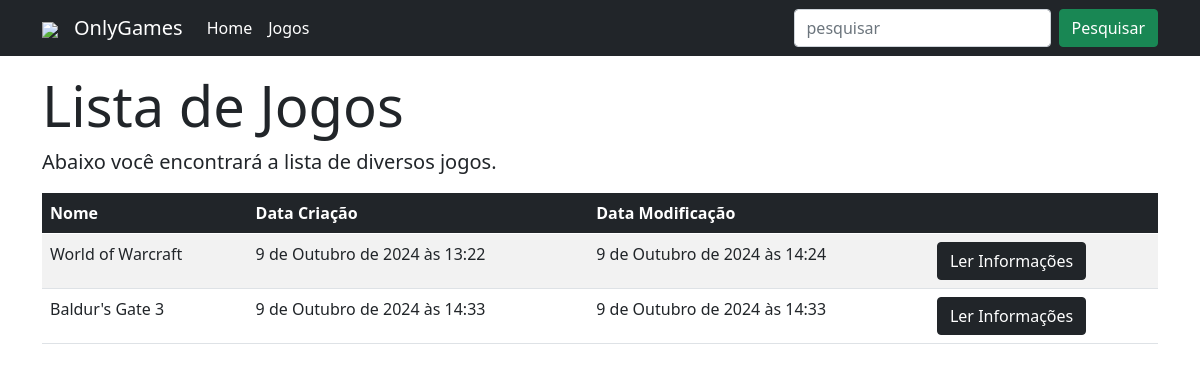
The app's page /lista/ with its own data.
### games/models.py (models this page shows, shortened)
class Jogo(models.Model):
    nome = models.CharField(max_length=200)
    descricao = models.TextField()
    url_foto = models.CharField(max_length=1000)
    data_criacao = models.DateTimeField(auto_now_add=True)
    data_modificacao = models.DateTimeField(auto_now=True)

### games/views.py (the view)
# urls.py: path('lista/', views.lista, name='lista'),
def lista(request):
    pesquisa = request.GET.get('pesquisa')
    if pesquisa:
        jogos = Jogo.objects.filter(nome__icontains=pesquisa)
    else:
        jogos = Jogo.objects.all()
    context = {
        'jogos': jogos
    }
    return render(request, 'games/lista.html', context=context)

### games/templates/games/lista.html (shortened to what this page needs)
{% extends 'base.html' %}
{% block content %}
<div class="jumbotron">
    <h1 class="display-4 mt-3">Lista de Jogos</h1>
    <p class="lead">Abaixo você encontrará a lista de diversos jogos.</p>
</div>
<table class="table table-striped">
    <thead>
        <tr class="table-dark">
          <th scope="col">Nome</th>
          <th scope="col">Data Criação</th>
          <th scope="col">Data Modificação</th>
          <th></th>
        </tr>
      </thead>
      <tbody>
        {% for jogo in jogos %}
        <tr>
            <td>{{ jogo.nome}}</td>
            <td>{{ jogo.data_criacao}}</td>
            <td>{{ jogo.data_modificacao}}</td>
            <td>
              <a class="btn btn-dark" href="{% url 'detalhe' jogo.id %}">Ler Informações</a>
            </td>
        </tr>
        {% endfor %}
    </tbody>
</table>
{% endblock %}

### games/templates/base.html (shortened to what this page needs)
<!doctype html>
{% load static %}
<html lang="pt-br">
  <head>
    <link href="https://cdn.jsdelivr.net/npm/bootstrap@5.0.2/dist/css/bootstrap.min.css" rel="stylesheet">
  </head>
  <body>
    {% include 'games/navbar.html' %}
    <div class="container">
      {% block content %}
      {% endblock %}
    </div>
  </body>
</html>

### games/templates/games/navbar.html (shortened to what this page needs)
{% load static %}
<nav class="navbar navbar-expand-lg navbar-dark bg-dark">
    <div class="container-fluid container">
      <a class="navbar-brand" href="{% url 'index' %}">
        <img src="{% static 'img/game-controller.png'%}">
      </a>
      <a class="navbar-brand" href="{% url 'index' %}">OnlyGames</a>
      <div class="collapse navbar-collapse" id="navbarSupportedContent">
        <ul class="navbar-nav me-auto mb-2 mb-lg-0">
          <li class="nav-item">
            <a class="nav-link active" aria-current="page" href="{% url 'index' %}">Home</a>
          </li>
          <li class="nav-item">
            <a class="nav-link active" aria-current="page" href="{% url 'lista' %}">Jogos</a>
          </li>
        </ul>
        <form class="d-flex" action="{% url 'lista' %}" method="get">
          <input class="form-control me-2" type="search" name="pesquisa" placeholder="pesquisar" aria-label="Search">
          <button class="btn btn-success" type="submit">Pesquisar</button>
        </form>
      </div>
    </div>
  </nav>

### records on screen
Jogo: nome "World of Warcraft", data_criacao "9 de Outubro de 2024 às 13:22", data_modificacao "9 de Outubro de 2024 às 14:24"
Jogo: nome "Baldur's Gate 3", data_criacao "9 de Outubro de 2024 às 14:33", data_modificacao "9 de Outubro de 2024 às 14:33"
